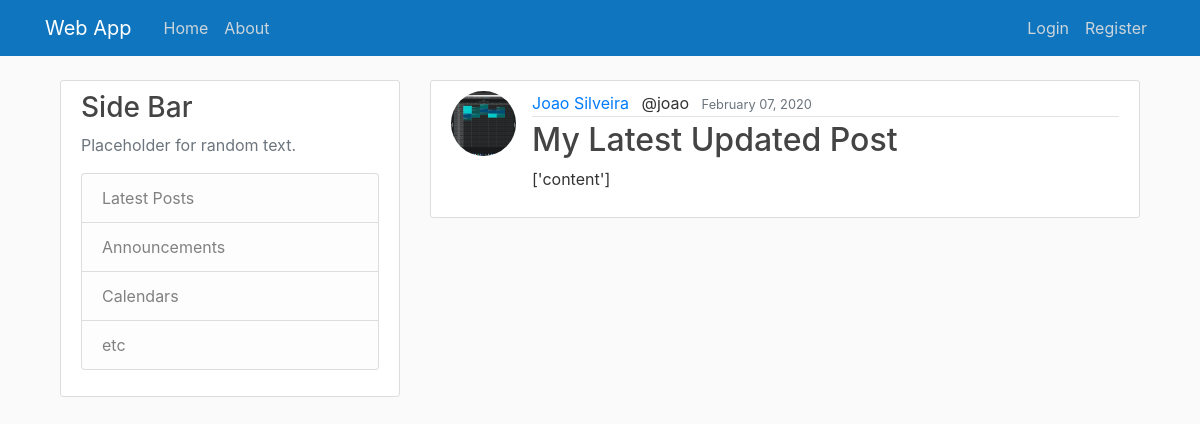
/blog/post/30, run on the app's committed database.
### blog/models.py (models this page shows, shortened)
class Post(models.Model):
    title = models.CharField(max_length=100)
    content = models.TextField()
    date_posted = models.DateTimeField(default=timezone.now)
    author = models.ForeignKey(User, on_delete=models.CASCADE)

### users/models.py (models this page shows, shortened)
class Profile(models.Model):
    user = models.OneToOneField(User, on_delete=models.CASCADE)
    image = models.ImageField(default='default.jpg', upload_to='profile_pics')
    biography = models.CharField(max_length=250, default='', blank=True, null=True)
    display_name = models.CharField(max_length=20, default="display_name")

### blog/views.py (the view)
# urls.py: path('post/<int:pk>', PostDetailView.as_view(), name='post-detail'),
class PostDetailView(DetailView):
    model = Post
    template_name = 'blog/post_detail.html'

### blog/templates/blog/post_detail.html (shortened to what this page needs)
{% extends 'blog/base.html' %}
{% block content %}
<article class="media content-section">
    <a href="#">
        <img src="{{ object.author.profile.image.url }}" class="rounded-circle article-img">
    </a>
    <div class="media-body">
    <div class="article-metadata">
        <a class="mr-2" href="#">{{ object.author.profile.display_name }}</a>
        <a class="mr-2" >@{{ object.author.username }}</a>
        <small class="text-muted">{{ object.date_posted|date:"F d, Y"}}</small>
    </div>
    <h2 class="article-title">{{ object.title }}</h2>
    <p class="article-content">{{ object.content }}</p>
    </div>
</article>
{% endblock %}

### blog/static/blog/main.css (style rules this page uses)
body { background: #fafafa; color: #333333; margin-top: 5rem; }
h1, h2, h3, h4, h5, h6 { color: #444444; }
.content-section { background: #ffffff; padding: 10px 20px; border: 1px solid #dddddd; border-radius: 3px; margin-bottom: 20px; }
.article-title { color: #444444; }
.article-content { white-space: pre-line; }
.article-img { height: 65px; width: 65px; margin-right: 16px; }
.article-metadata { padding-bottom: 1px; margin-bottom: 4px; border-bottom: 1px solid #e3e3e3 }

### data on the page
Post: author.profile.image (picture), author.profile.display_name "Joao Silveira", author.username "joao", date_posted "February 07, 2020", title "My Latest Updated Post", content "['content']"
